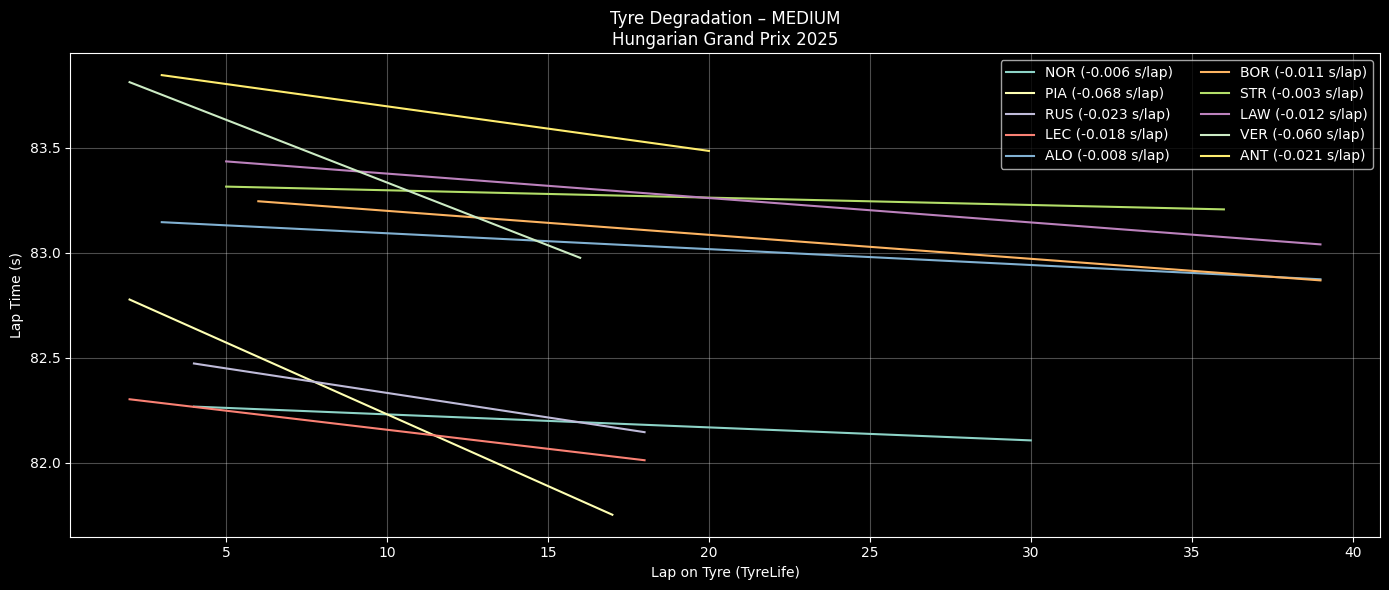

Write Python code to recreate this figure.
import fastf1, os
import pandas as pd
import numpy as np
import matplotlib.pyplot as plt
from pathlib import Path

# ========= CONFIG =========
YEAR = 2025
GP = "Hungarian Grand Prix"
SESSION = "R"
COMPOUND = "MEDIUM"      # SOFT / MEDIUM / HARD
TOP_N = 10             # Top N finishers
CACHE_DIR = Path("/content/fastf1_cache")

# ========= CACHE =========
CACHE_DIR.mkdir(parents=True, exist_ok=True)
fastf1.Cache.enable_cache(CACHE_DIR)

# ========= LOAD SESSION =========
session = fastf1.get_session(YEAR, GP, SESSION)
session.load()

laps = session.laps.copy()
laps = laps[laps["IsAccurate"]]

# Convert laptime to seconds
laps["LapTimeSec"] = laps["LapTime"].dt.total_seconds()

# ========= SELECT TOP DRIVERS =========
drivers = (
    session.results
    .sort_values("Position")
    .head(TOP_N)["Abbreviation"]
    .tolist()
)

laps = laps[laps["Driver"].isin(drivers)]

# ========= CLEAN LAPS =========
laps = laps[
    laps["PitInTime"].isna() &
    laps["PitOutTime"].isna() &
    (laps["Compound"] == COMPOUND)
]

# ========= REMOVE OUTLIERS (IQR PER DRIVER PER STINT) =========
clean = []

for (d, stint), dl in laps.groupby(["Driver", "Stint"]):
    if len(dl) < 5:
        continue

    q1, q3 = dl["LapTimeSec"].quantile([0.25, 0.75])
    iqr = q3 - q1

    dl = dl[
        (dl["LapTimeSec"] >= q1 - 1.5 * iqr) &
        (dl["LapTimeSec"] <= q3 + 1.5 * iqr)
    ]

    clean.append(dl)

clean = pd.concat(clean)

# ========= PLOT TYRE DEGRADATION =========
plt.figure(figsize=(14,6))

for d in drivers:
    dl = clean[clean["Driver"] == d]

    # pilih stint terpanjang untuk driver tsb
    if dl.empty:
        continue

    stint_id = (
        dl.groupby("Stint").size().idxmax()
    )

    stint_laps = dl[dl["Stint"] == stint_id]

    if len(stint_laps) < 5:
        continue

    x = stint_laps["TyreLife"]
    y = stint_laps["LapTimeSec"]

    # Linear regression → degradation slope
    z = np.polyfit(x, y, 1)
    y_fit = np.polyval(z, x)

    plt.plot(x, y_fit, label=f"{d} ({z[0]:+.03f} s/lap)")

plt.title(f"Tyre Degradation – {COMPOUND}\n{GP} {YEAR}")
plt.xlabel("Lap on Tyre (TyreLife)")
plt.ylabel("Lap Time (s)")
plt.grid(alpha=0.3)
plt.legend(ncol=2)
plt.tight_layout()
plt.show()
